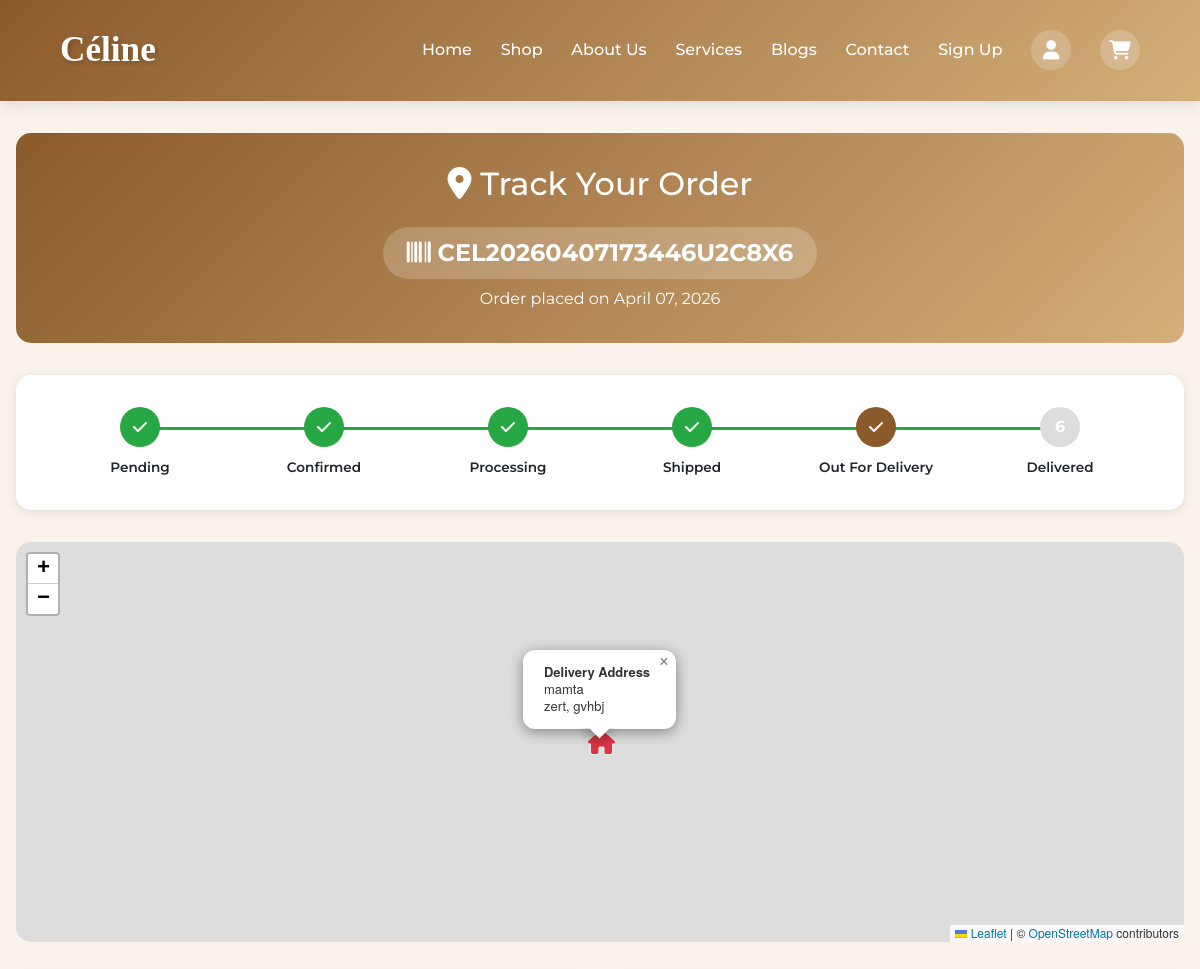
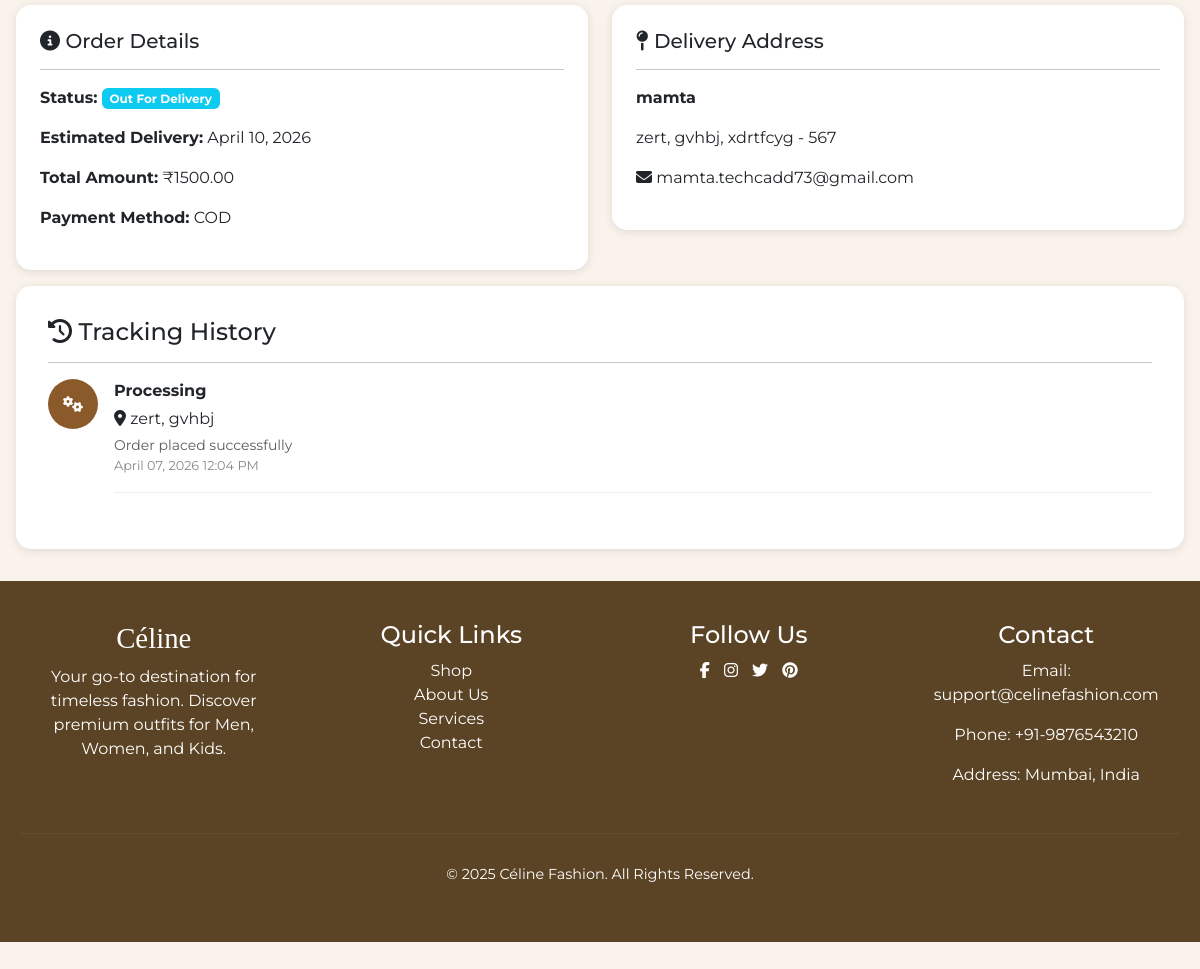
Page /track/CEL20260407173446U2C8X6/ on the committed database (2 pictures, top to bottom).
### app1/models.py (models this page shows, shortened)
class Order(models.Model):
    user = models.ForeignKey(User, on_delete=models.CASCADE)
    coupon = models.ForeignKey(Coupon, on_delete=models.SET_NULL, null=True, blank=True)
    full_name = models.CharField(max_length=100)
    email = models.EmailField()
    address = models.TextField()
    city = models.CharField(max_length=50)
    state = models.CharField(max_length=50)
    zipcode = models.CharField(max_length=10)
    PAYMENT_CHOICES = [
        ('cod', 'Cash on Delivery'),
        ('online', 'Credit/Debit Card'),
        ('upi', 'UPI'),
    ]
    payment_method = models.CharField(max_length=10, choices=PAYMENT_CHOICES, default='cod')
    card_number = models.CharField(max_length=20, blank=True, null=True)
    expiry_date = models.CharField(max_length=10, blank=True, null=True)
    cvv = models.CharField(max_length=5, blank=True, null=True)
    upi_id = models.CharField(max_length=100, blank=True, null=True)
    total_amount = models.DecimalField(max_digits=10, decimal_places=2, default=Decimal('0.00'))
    discount_amount = models.DecimalField(max_digits=10, decimal_places=2, default=Decimal('0.00'))
    created_at = models.DateTimeField(auto_now_add=True)
    STATUS_CHOICES = [
        ('pending', 'Pending'),
        ('confirmed', 'Confirmed'),
        ('processing', 'Processing'),
        ('shipped', 'Shipped'),
        ('out_for_delivery', 'Out for Delivery'),
        ('delivered', 'Delivered'),
        ('cancelled', 'Cancelled'),
    ]
    status = models.CharField(max_length=20, choices=STATUS_CHOICES, default='pending')
    tracking_number = models.CharField(max_length=50, blank=True, null=True, unique=True)
    delivery_latitude = models.DecimalField(max_digits=10, decimal_places=7, null=True, blank=True)
    delivery_longitude = models.DecimalField(max_digits=10, decimal_places=7, null=True, blank=True)
    estimated_delivery = models.DateTimeField(null=True, blank=True)
    confirmed_at = models.DateTimeField(null=True, blank=True)
    processed_at = models.DateTimeField(null=True, blank=True)
    shipped_at = models.DateTimeField(null=True, blank=True)
    out_for_delivery_at = models.DateTimeField(null=True, blank=True)
    delivered_at = models.DateTimeField(null=True, blank=True)
    current_latitude = models.DecimalField(max_digits=10, decimal_places=7, null=True, blank=True)
    current_longitude = models.DecimalField(max_digits=10, decimal_places=7, null=True, blank=True)
    last_location_update = models.DateTimeField(null=True, blank=True)

class OrderTrackingHistory(models.Model):
    order = models.ForeignKey(Order, on_delete=models.CASCADE, related_name='tracking_history')
    status = models.CharField(max_length=20)
    location = models.CharField(max_length=200, blank=True, null=True)
    latitude = models.DecimalField(max_digits=10, decimal_places=7, null=True, blank=True)
    longitude = models.DecimalField(max_digits=10, decimal_places=7, null=True, blank=True)
    note = models.TextField(blank=True)
    created_at = models.DateTimeField(auto_now_add=True)

### app1/views.py (the view)
# urls.py: path('track/<str:tracking_number>/', views.track_order, name='track_order'),
def track_order(request, tracking_number):
    try:
        order = get_object_or_404(Order, tracking_number=tracking_number)
        if request.user.is_authenticated:
            if order.user != request.user and not request.user.is_staff:
                messages.error(request, "You don't have permission to track this order")
                return redirect('orders')
        else:
            pass
        tracking_history = OrderTrackingHistory.objects.filter(order=order).order_by('-created_at')
        status_order = ['pending', 'confirmed', 'processing', 'shipped', 'out_for_delivery', 'delivered']
        current_index = 0
        if order.status in status_order:
            current_index = status_order.index(order.status)
        progress_percentage = (current_index / (len(status_order) - 1)) * 100 if len(status_order) > 1 else 0
        if not order.delivery_latitude or not order.delivery_longitude:
            order.delivery_latitude = 28.6129
            order.delivery_longitude = 77.2295
        context = {
            'order': order,
            'tracking_history': tracking_history,
            'progress_percentage': int(progress_percentage),
            'status_order': status_order,
            'current_index': current_index,
        }
        return render(request, 'track_order.html', context)
    except Exception as e:
        messages.error(request, f"Error tracking order: {str(e)}")
        return redirect('orders')

### app1/context_processors.py (called while the page is built)
def cart_count(request):
    if request.user.is_authenticated:
        cart_items = CartItem.objects.filter(user=request.user)
        cart_item_count = sum(item.quantity for item in cart_items)
        return {'cart_item_count': cart_item_count}
    return {'cart_item_count': 0}

### app1/templatetags/custom_filters.py (called while the page is built)
@register.filter
def replace_underscore(value):
    if value:
        return value.replace('_', ' ').title()
    return value

### app1/templates/track_order.html (shortened to what this page needs)
{% load static %}
{% load custom_filters %}
<!DOCTYPE html>
<html lang="en">
<head>
    <link href="https://cdn.jsdelivr.net/npm/bootstrap@5.3.0/dist/css/bootstrap.min.css" rel="stylesheet">
    <link rel="stylesheet" href="https://cdnjs.cloudflare.com/ajax/libs/font-awesome/6.7.2/css/all.min.css">
    <link rel="stylesheet" href="https://unpkg.com/leaflet@1.9.4/dist/leaflet.css" />
</head>
<body>
    {% include 'header.html' %}
    <div class="track-container">
        <div class="track-header">
            <h2><i class="fas fa-map-marker-alt"></i> Track Your Order</h2>
            <div class="tracking-number">
                <i class="fas fa-barcode"></i> {{ order.tracking_number }}
            </div>
            <p class="mt-2 mb-0">Order placed on {{ order.created_at|date:"F d, Y" }}</p>
        </div>
        <div class="progress-stepper">
            <div class="steps-container">
                {% for status in status_order %}
                <div class="step
                    {% if order.status == status %}active{% endif %}
                    {% if forloop.counter0 <= current_index %}completed{% endif %}">
                    <div class="step-circle">
                        {% if forloop.counter0 <= current_index %}
                            <i class="fas fa-check"></i>
                        {% else %}
                            {{ forloop.counter }}
                        {% endif %}
                    </div>
                    <div class="step-label">{{ status|title|replace_underscore }}</div>
                    {% if not forloop.last %}
                        <div class="step-line"></div>
                    {% endif %}
                </div>
                {% endfor %}
            </div>
        </div>
        <div id="map"></div>
        <div class="row">
            <div class="col-md-6">
                <div class="order-info-card">
                    <h5><i class="fas fa-info-circle"></i> Order Details</h5>
                    <hr>
                    <p><strong>Status:</strong>
                        <span class="badge
                            {% if order.status == 'delivered' %}bg-success
                            {% elif order.status == 'cancelled' %}bg-danger
                            {% elif order.status == 'out_for_delivery' %}bg-info
                            {% elif order.status == 'shipped' %}bg-primary
                            {% else %}bg-warning{% endif %}">
                            {{ order.status|title|replace_underscore }}
                        </span>
                    </p>
                    <p><strong>Estimated Delivery:</strong>
                        {% if order.estimated_delivery %}
                            {{ order.estimated_delivery|date:"F d, Y" }}
                        {% else %}
                            Not yet scheduled
                        {% endif %}
                    </p>
                    <p><strong>Total Amount:</strong> ₹{{ order.total_amount }}</p>
                    <p><strong>Payment Method:</strong> {{ order.payment_method|upper }}</p>
                </div>
            </div>
            <div class="col-md-6">
                <div class="order-info-card">
                    <h5><i class="fas fa-map-pin"></i> Delivery Address</h5>
                    <hr>
                    <p><strong>{{ order.full_name }}</strong></p>
                    <p>{{ order.address }}, {{ order.city }}, {{ order.state }} - {{ order.zipcode }}</p>
                    <p><i class="fas fa-envelope"></i> {{ order.email }}</p>
                </div>
            </div>
        </div>
        <div class="timeline">
            <h4><i class="fas fa-history"></i> Tracking History</h4>
            <hr>
            {% for track in tracking_history %}
            <div class="timeline-item">
                <div class="timeline-icon">
                    <i class="fas
                        {% if track.status == 'delivered' %}fa-check-circle
                        {% elif track.status == 'shipped' %}fa-truck
                        {% elif track.status == 'out_for_delivery' %}fa-motorcycle
                        {% elif track.status == 'processing' %}fa-cogs
                        {% elif track.status == 'confirmed' %}fa-check
                        {% elif track.status == 'cancelled' %}fa-times-circle
                        {% else %}fa-clock{% endif %}">
                    </i>
                </div>
                <div class="timeline-content">
                    <div class="timeline-title">{{ track.status|title|replace_underscore }}</div>
                    {% if track.location %}
                        <div><i class="fas fa-location-dot"></i> {{ track.location }}</div>
                    {% endif %}
                    {% if track.note %}
                        <div class="text-muted small mt-1">{{ track.note }}</div>
                    {% endif %}
                    <div class="timeline-date">{{ track.created_at|date:"F d, Y g:i A" }}</div>
                </div>
            </div>
            {% empty %}
                <div class="text-center py-4">
                    <i class="fas fa-truck fa-2x text-muted mb-2"></i>
                    <p class="text-muted">No tracking updates available yet. Your order is being processed.</p>
                </div>
            {% endfor %}
        </div>
    </div>
    {% include 'footer.html' %}
</body>
</html>

### app1/templates/track_order.html (style rules this page uses)
:root { --primary-color: #8b5a2b; --secondary-color: #d4af7a; --light-bg: #f9f3ec; }
body { font-family: 'Montserrat', sans-serif; background: var(--light-bg); }
.track-container { max-width: 1200px; margin: 2rem auto; padding: 0 1rem; }
.track-header { background: linear-gradient(135deg, var(--primary-color), var(--secondary-color)); color: white; padding: 2rem; border-radius: 15px; margin-bottom: 2rem; text-align: center; }
.tracking-number { font-size: 1.5rem; font-weight: bold; background: rgba(255,255,255,0.2); display: inline-block; padding: 0.5rem 1.5rem; border-radius: 50px; margin-top: 1rem; }
.progress-stepper { background: white; border-radius: 15px; padding: 2rem; margin-bottom: 2rem; box-shadow: 0 2px 10px rgba(0,0,0,0.1); }
.steps-container { display: flex; justify-content: space-between; position: relative; }
.step { position: relative; text-align: center; flex: 1; }
.step-circle { width: 40px; height: 40px; background: #ddd; border-radius: 50%; display: flex; align-items: center; justify-content: center; margin: 0 auto 10px; font-weight: bold; color: white; position: relative; z-index: 2; }
.step.completed .step-circle { background: #28a745; }
.step.active .step-circle { background: var(--primary-color); animation: pulse 1.5s infinite; }
.step-line { position: absolute; top: 20px; left: 50%; width: 100%; height: 3px; background: #ddd; z-index: 1; }
.step.completed .step-line { background: #28a745; }
.step-label { font-size: 0.85rem; font-weight: 600; margin-top: 10px; }
#map { height: 400px; border-radius: 15px; margin-bottom: 2rem; z-index: 1; }
.timeline { background: white; border-radius: 15px; padding: 2rem; box-shadow: 0 2px 10px rgba(0,0,0,0.1); }
.timeline-item { display: flex; margin-bottom: 1.5rem; position: relative; }
.timeline-icon { width: 50px; height: 50px; background: var(--primary-color); border-radius: 50%; display: flex; align-items: center; justify-content: center; margin-right: 1rem; flex-shrink: 0; color: white; }
.timeline-content { flex: 1; padding-bottom: 1rem; border-bottom: 1px solid #eee; }
.timeline-title { font-weight: bold; margin-bottom: 0.25rem; }
.timeline-date { font-size: 0.8rem; color: #888; }
.order-info-card { background: white; border-radius: 15px; padding: 1.5rem; margin-bottom: 1rem; box-shadow: 0 2px 10px rgba(0,0,0,0.1); }

### app1/templates/header.html (style rules this page uses)
:root { --primary-color: #8b5a2b; --secondary-color: #d4af7a; --accent-color: #5b4325; --light-bg: #f9f3ec; --dark-text: #333; --light-text: #fff; --gradient-primary: linear-gradient(135deg, #8b5a2b 0%, #d4af7a 100%); --gradient-secondary: linear-gradient(135deg, #d4af7a 0%, #f9f3ec 100%); --gradient-dark: linear-gradient(135deg, #5b4325 0%, #8b5a2b 100%); --shadow: 0 4px 15px rgba(0,0,0,0.1); --transition: all 0.3s ease; }

### rows in the picture
Order: tracking_number "CEL20260407173446U2C8X6", created_at "April 07, 2026", status "Out For Delivery", estimated_delivery "April 10, 2026", total_amount "1500.00", payment_method "COD", full_name "mamta", address "zert", city "gvhbj", state "xdrtfcyg", zipcode "567", email "mamta.techcadd73@gmail.com"
OrderTrackingHistory: status "Processing", location "zert, gvhbj", note "Order placed successfully", created_at "April 07, 2026 12:04 PM"

### other values in the picture
{{ status|title|replace_underscore }} "Pending" "Confirmed" "Processing" "Shipped" "Out For Delivery" "Delivered"
